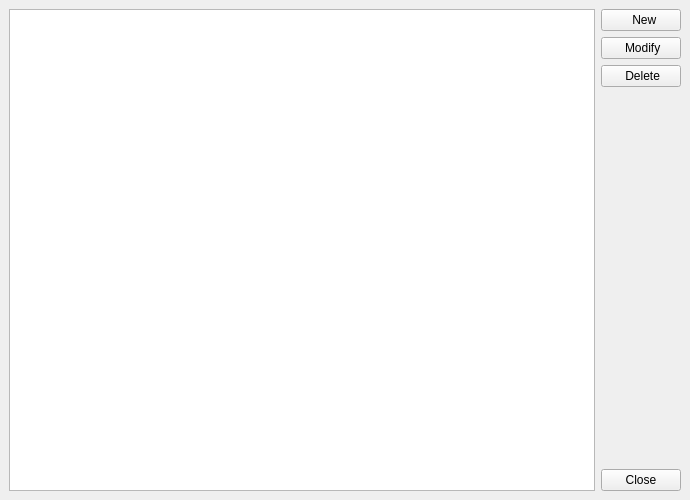
<?xml version="1.0" encoding="UTF-8"?>
<ui version="4.0">
 <class>Operators</class>
 <widget class="QDockWidget" name="Operators">
  <property name="geometry">
   <rect>
    <x>0</x>
    <y>0</y>
    <width>690</width>
    <height>500</height>
   </rect>
  </property>
  <property name="windowTitle">
   <string>Ope&amp;rators</string>
  </property>
  <widget class="QWidget" name="dockWidgetContents">
   <layout class="QHBoxLayout" name="horizontalLayout">
    <item>
     <widget class="QListWidget" name="lwOperators">
      <property name="enabled">
       <bool>true</bool>
      </property>
      <property name="viewMode">
       <enum>QListView::ListMode</enum>
      </property>
     </widget>
    </item>
    <item>
     <layout class="QVBoxLayout" name="verticalLayout">
      <property name="sizeConstraint">
       <enum>QLayout::SetFixedSize</enum>
      </property>
      <item>
       <widget class="QPushButton" name="pbAddOperator">
        <property name="text">
         <string>  New</string>
        </property>
        <property name="icon">
         <iconset>
          <normaloff>../Images/New.ico</normaloff>../Images/New.ico</iconset>
        </property>
       </widget>
      </item>
      <item>
       <widget class="QPushButton" name="pbModOperator">
        <property name="text">
         <string> Modify</string>
        </property>
        <property name="icon">
         <iconset>
          <normaloff>../Images/edit.bmp</normaloff>../Images/edit.bmp</iconset>
        </property>
       </widget>
      </item>
      <item>
       <widget class="QPushButton" name="pbDelOperator">
        <property name="text">
         <string> Delete</string>
        </property>
        <property name="icon">
         <iconset>
          <normaloff>../Images/delete.bmp</normaloff>../Images/delete.bmp</iconset>
        </property>
       </widget>
      </item>
      <item>
       <spacer name="verticalSpacer">
        <property name="orientation">
         <enum>Qt::Vertical</enum>
        </property>
        <property name="sizeHint" stdset="0">
         <size>
          <width>20</width>
          <height>40</height>
         </size>
        </property>
       </spacer>
      </item>
      <item>
       <widget class="QDialogButtonBox" name="bbClose">
        <property name="sizePolicy">
         <sizepolicy hsizetype="Fixed" vsizetype="Fixed">
          <horstretch>0</horstretch>
          <verstretch>0</verstretch>
         </sizepolicy>
        </property>
        <property name="standardButtons">
         <set>QDialogButtonBox::Close</set>
        </property>
        <property name="centerButtons">
         <bool>true</bool>
        </property>
       </widget>
      </item>
     </layout>
    </item>
   </layout>
  </widget>
 </widget>
 <resources/>
 <connections/>
</ui>
